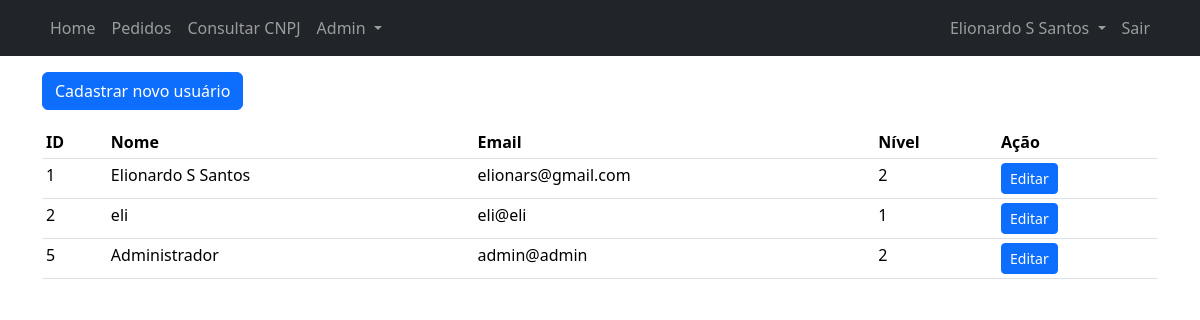
Before: /listar_usuarios.php (signed in) with the older database file.
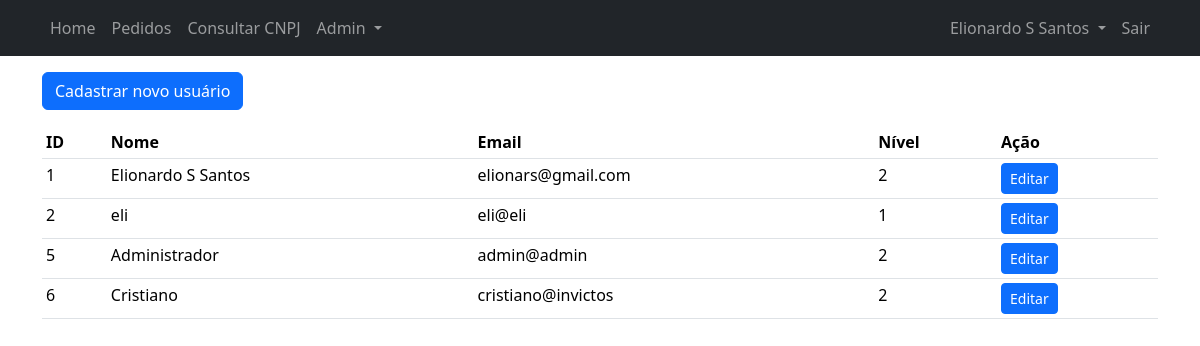
After: the same page with the newer database file.
### tables this page shows
CREATE TABLE users (
    `id` INTEGER PRIMARY KEY AUTOINCREMENT,
    `name` TEXT NOT NULL,
    `email` TEXT NOT NULL UNIQUE,
    `level` INT NOT NULL,
    "deleted" INT NOT NULL,
    `password` VARCHAR NOT NULL
, created_by INTEGER, created_at TEXT, deleted_by INTEGER, deleted_at TEXT);

### listar_usuarios.php (the view, shortened to what this page needs)
<!DOCTYPE html>
<html lang="pt-br">
<head>
    <?php require('partials/head.php'); ?>
</head>
<body>
    <?php
        require('partials/navbar.php');
    ?>
    <div class="container my-3">
        <a href="cadastrar_usuario.php" class="btn btn-primary" role="button">Cadastrar novo usuário</a>
    </div>
    <div class="container my-3">
        <?php
            usersListing();
            function usersListing() {
                require('config/connection.php');
                $sql = "SELECT `id`,`name`,`email`,`level` FROM `users` WHERE `deleted` = :deleted";
                $stmt = $pdo->prepare($sql);
                $stmt->bindValue(':deleted', 0);
                $stmt->execute();
                $result = $stmt->fetchAll(PDO::FETCH_ASSOC);
        ?>
                <div>
                    <table class="table table-sm">
                        <thead>
                            <tr>
                                <th scope="col">ID</th>
                                <th scope="col">Nome</th>
                                <th scope="col">Email</th>
                                <th scope="col">Nível</th>
                                <th scope="col">Ação</th>
                            </tr>
                        </thead>
                        <tbody>
                            <tr>
                                <?php
                                    if($result) {
                                        foreach($result as $row) {
                                            $userId = $row['id'];
                                            $userName = $row['name'];
                                            $userEmail = $row['email'];
                                            $userStatus = $row['level'];
                                            echo "<tr>";
                                            echo "<td>$userId</td>";
                                            echo "<td>$userName</td>";
                                            echo "<td>$userEmail</td>";
                                            echo "<td>$userStatus</td>";
                                            echo "<td><a href=\"editar_usuario.php?id=$userId\" class=\"btn btn-primary btn-sm\">Editar</a></td>";
                                            echo "</tr>";
                                        }
                                    }
                                ?>
                            </tr>
                        </tbody>
                    </table>
                </div>
        <?php
            }
        ?>
    </div>
</body>
</html>

### partials/head.php (shortened to what this page needs)
<link rel="stylesheet" href="assets/css/bootstrap.min.css">

### partials/navbar.php (shortened to what this page needs)
<nav class="navbar navbar-expand-lg bg-dark" data-bs-theme="dark">
  <div class="container">
    <div class="collapse navbar-collapse" id="navbarSupportedContent">
      <ul class="navbar-nav me-auto mb-2 mb-lg-0">
        <li class="nav-item">
          <a class="nav-link" href="index.php">Home</a>
        </li>
        <li class="nav-item">
          <a class="nav-link" href="pedidos.php">Pedidos</a>
        </li>
        <li class="nav-item">
          <a class="nav-link" href="consulta_cnpj_visualizacao.php">Consultar CNPJ</a>
        </li>
        <?php
          if($_SESSION['loggedUserLevel'] > 1){
        ?>
          <li class="nav-item dropdown">
            <a class="nav-link dropdown-toggle" href="#" role="button" data-bs-toggle="dropdown" aria-expanded="false">
              Admin
            </a>
        <?php
          }
        ?>
      </ul>
      <ul class="navbar-nav mb-2 ms-auto mb-lg-0">
        <li class="nav-item dropdown">
          <a class="nav-link dropdown-toggle" href="#" role="button" data-bs-toggle="dropdown" aria-expanded="false">
            <?= isset($_SESSION['loggedUserName'])?$_SESSION['loggedUserName']:"Usuário"; ?>
          </a>
        </li>
        <li class="nav-item">
          <a class="nav-link" href="controller/logout.php">Sair</a>
        </li>
      </ul>
    </div>
  </div>
</nav>

Changed rows visible on the page:
added users: id "6", name "Cristiano", email "cristiano@invictos", level "2"
